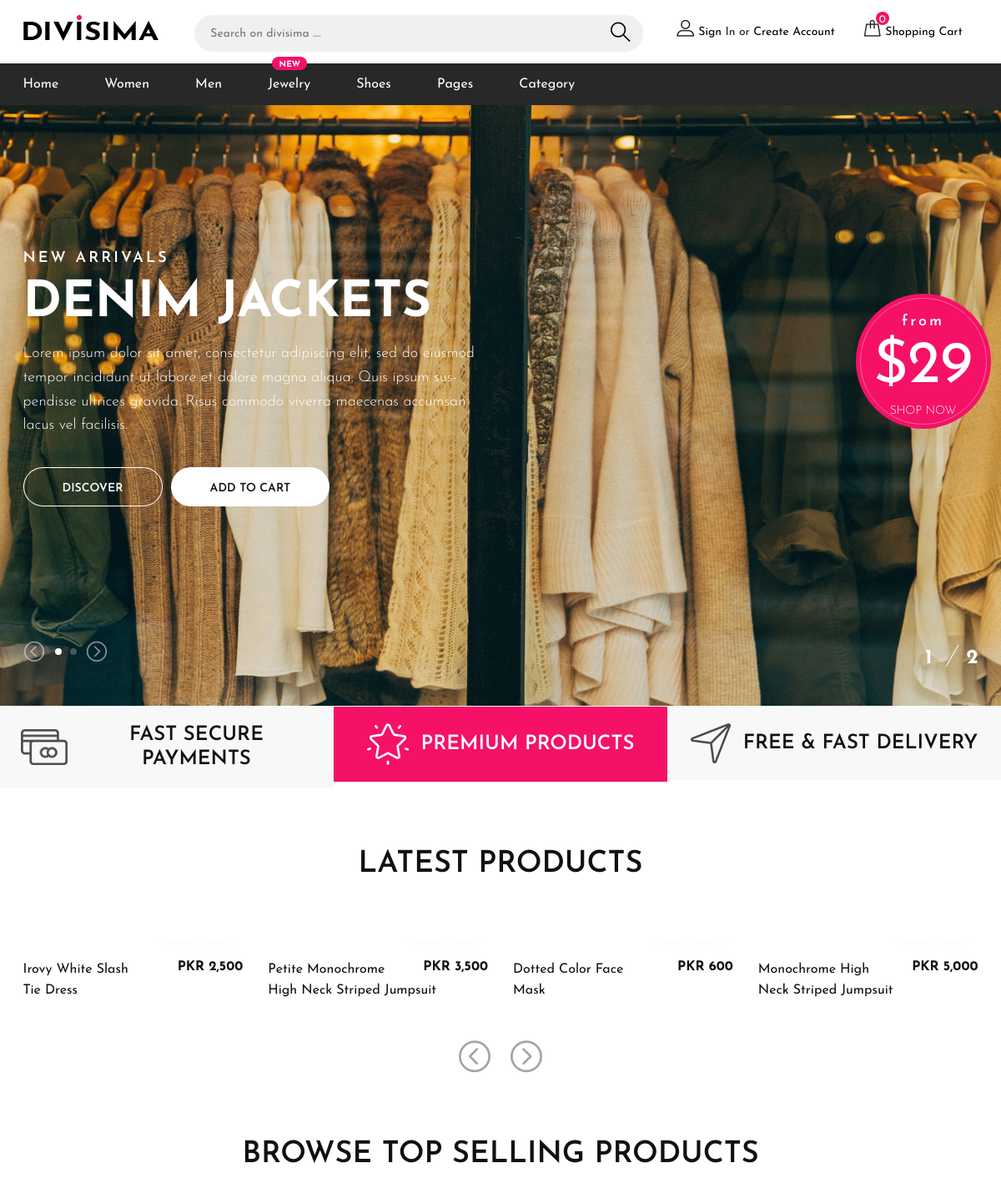
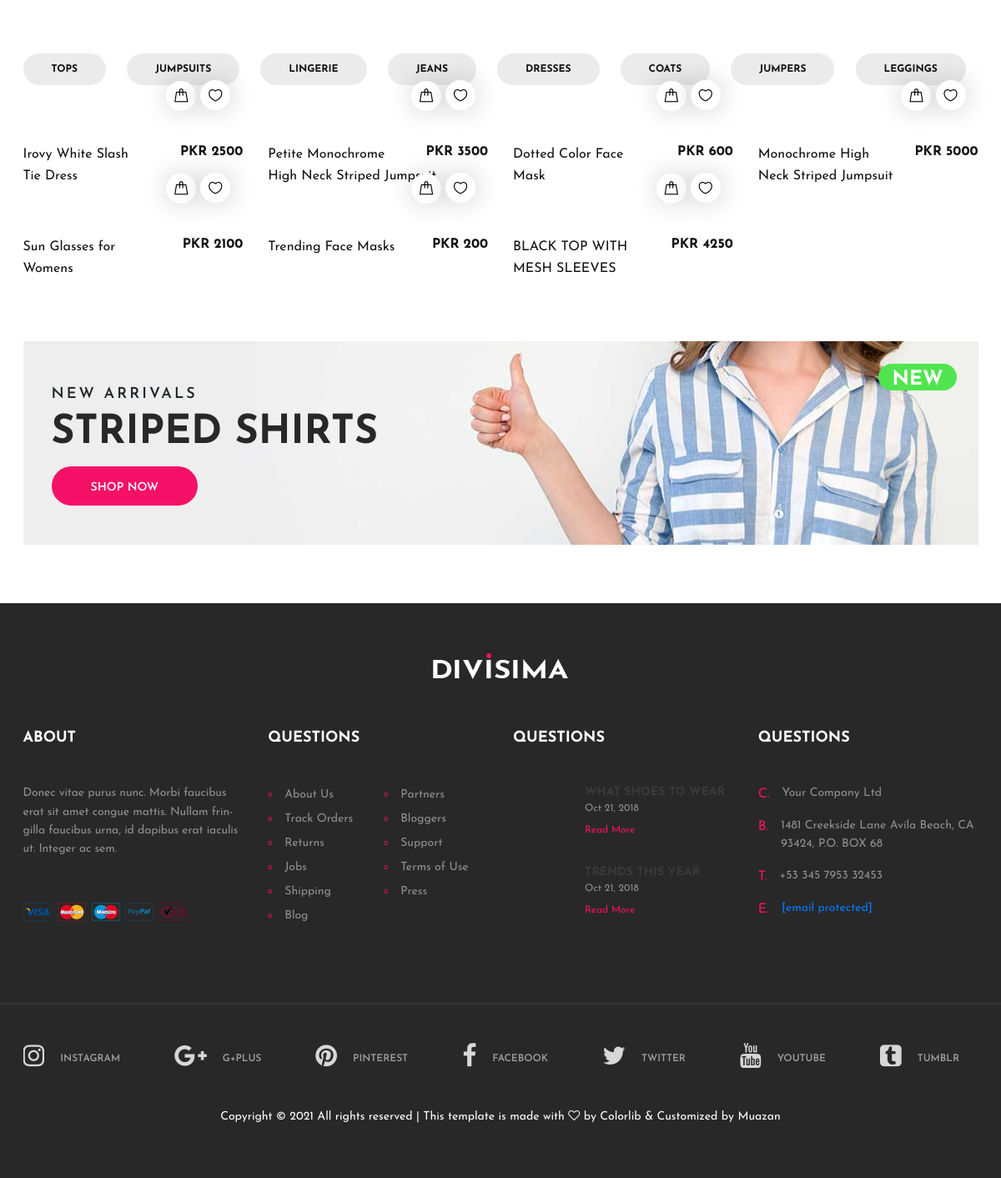
/d/index.php, run on the app's committed database (2 pictures, top to bottom).
### tables this page shows
CREATE TABLE `products` (
  `id` int(11) NOT NULL,
  `name` varchar(200) DEFAULT NULL,
  `code` varchar(50) DEFAULT NULL,
  `description` varchar(1000) DEFAULT NULL,
  `stock` int(11) DEFAULT NULL,
  `buyprice` int(11) DEFAULT NULL,
  `saleprice` int(11) DEFAULT NULL,
  `category` int(11) DEFAULT NULL,
  `cpstatus` int(11) DEFAULT 1,
  `createDT` timestamp NOT NULL DEFAULT current_timestamp() ON UPDATE current_timestamp(),
  `createby` int(11) DEFAULT NULL,
  `image` varchar(1000) DEFAULT NULL
);

### d/main.php (called while the page is built, shortened)
<?php
class avada
{
    function connection()
    {
        $connect = mysqli_connect('localhost','root','','divisma');
        return $connect;
    }
    function getproducts()
    {
        $sql = "SELECT * FROM products";
        $query = mysqli_query($this->connection(),$sql);
        return $query;
    }
}
$avada = new avada;

### d/index.php (the view, shortened to what this page needs)
<?php include('header.php');
?>
<section class="hero-section">
  <div class="hero-slider owl-carousel">
    <div class="hs-item set-bg" data-setbg="img/cg.jpg">
      <div class="container">
        <div class="row">
          <div class="col-xl-6 col-lg-7 text-white">
            <span>New Arrivals</span>
            <h2>denim jackets</h2>
            <p>Lorem ipsum dolor sit amet, consectetur adipiscing elit, sed do eiusmod tempor incididunt ut labore et dolore magna aliqua. Quis ipsum sus-pendisse ultrices gravida. Risus commodo viverra maecenas accumsan lacus vel facilisis. </p>
            <a href="#" class="site-btn sb-line">DISCOVER</a>
            <a href="#" class="site-btn sb-white">ADD TO CART</a>
          </div>
        </div>
        <div class="offer-card text-white">
          <span>from</span>
          <h2>$29</h2>
          <p>SHOP NOW</p>
        </div>
      </div>
    </div>
  </div>
  <div class="container">
    <div class="slide-num-holder" id="snh-1"></div>
  </div>
</section>
<section class="features-section">
  <div class="container-fluid">
    <div class="row">
      <div class="col-md-4 p-0 feature">
        <div class="feature-inner">
          <div class="feature-icon">
            <img src="img/1.png" alt="#">
          </div>
          <h2>Fast Secure Payments</h2>
        </div>
      </div>
      <div class="col-md-4 p-0 feature">
        <div class="feature-inner">
          <div class="feature-icon">
            <img src="img/2.png" alt="#">
          </div>
          <h2>Premium Products</h2>
        </div>
      </div>
      <div class="col-md-4 p-0 feature">
        <div class="feature-inner">
          <div class="feature-icon">
            <img src="img/3.png" alt="#">
          </div>
          <h2>Free & fast Delivery</h2>
        </div>
      </div>
    </div>
  </div>
</section>
<section class="top-letest-product-section">
  <div class="container">
    <div class="section-title">
      <h2>LATEST PRODUCTS</h2>
    </div>
    <div class="product-slider owl-carousel">
      <?php
      foreach ($avada->getproducts() as $pro) {
        $img = json_decode($pro['image']);
        echo ('<div class="product-item">
        <div class="pi-pic">
          <img src="../admin/uploads/products/' . $img[0] . '" alt="">
          <div class="pi-links">
            <a href="#" class="add-card"><i class="flaticon-bag"></i><span>ADD TO CART</span></a>
            <a href="#" class="wishlist-btn"><i class="flaticon-heart"></i></a>
          </div>
        </div>
        <div class="pi-text">
          <h6>PKR ' . number_format($pro['saleprice']) . '</h6>
          <a href="product.php?gpid='. $pro['id'].'"><p>'. $pro['name'].'</p></a>
        </div>
      </div>');
      }
      ?>
    </div>
  </div>
</section>
<section class="product-filter-section">
  <div class="container">
    <div class="section-title">
      <h2>BROWSE TOP SELLING PRODUCTS</h2>
    </div>
    <ul class="product-filter-menu">
      <li><a href="#">TOPS</a></li>
      <li><a href="#">JUMPSUITS</a></li>
      <li><a href="#">LINGERIE</a></li>
      <li><a href="#">JEANS</a></li>
      <li><a href="#">DRESSES</a></li>
      <li><a href="#">COATS</a></li>
      <li><a href="#">JUMPERS</a></li>
      <li><a href="#">LEGGINGS</a></li>
    </ul>
    <div class="row">
        <?php
            foreach($avada->getproducts() as $pro)
            {
                $img = json_decode($pro['image']);
        echo ('
      <div class="col-lg-3 col-sm-6">
        <div class="product-item">
          <div class="pi-pic">
            <img src="../admin/uploads/products/'.$img[0].'" alt="">
            <div class="pi-links">
              <a href="#" class="add-card"><i class="flaticon-bag"></i><span>ADD TO CART</span></a>
              <a href="#" class="wishlist-btn"><i class="flaticon-heart"></i></a>
            </div>
          </div>
          <div class="pi-text">
            <h6>PKR '.$pro['saleprice'].'</h6>
              <a href="product.php?gpid='. $pro['id'].'"><p>'. $pro['name'].'</p></a>
          </div>
        </div>
      </div>
');
                }
                ?>
    </div>
  </div>
</section>
<section class="banner-section">
  <div class="container">
    <div class="banner set-bg" data-setbg="img/banner-bg.jpg">
      <div class="tag-new">NEW</div>
      <span>New Arrivals</span>
      <h2>STRIPED SHIRTS</h2>
      <a href="#" class="site-btn">SHOP NOW</a>
    </div>
  </div>
</section>
<?php
include('footer.php');
?>

### d/header.php (shortened to what this page needs)
<?php include('main.php') ?>
<!DOCTYPE html>
<html lang="zxx">
<head>
  <link rel="stylesheet" href="css/bootstrap.min.css" />
  <link rel="stylesheet" href="css/font-awesome.min.css" />
  <link rel="stylesheet" href="css/flaticon.css" />
  <link rel="stylesheet" href="css/slicknav.min.css" />
  <link rel="stylesheet" href="css/jquery-ui.min.css" />
  <link rel="stylesheet" href="css/owl.carousel.min.css" />
  <link rel="stylesheet" href="css/animate.css" />
  <link rel="stylesheet" href="css/style.css" />
</head>
<body>
  <header class="header-section">
    <div class="header-top">
      <div class="container">
        <div class="row">
          <div class="col-lg-2 text-center text-lg-left">
            <a href="index.php" class="site-logo">
              <img src="img/logo.png" alt="">
            </a>
          </div>
          <div class="col-xl-6 col-lg-5">
            <form class="header-search-form">
              <input type="text" placeholder="Search on divisima ....">
              <button><i class="flaticon-search"></i></button>
            </form>
          </div>
          <div class="col-xl-4 col-lg-5">
            <div class="user-panel">
              <div class="up-item">
                <i class="flaticon-profile"></i>
                <a href="#">Sign</a> In or <a href="#">Create Account</a>
              </div>
              <div class="up-item">
                <div class="shopping-card">
                  <i class="flaticon-bag"></i>
                  <span>0</span>
                </div>
                <a href="#">Shopping Cart</a>
              </div>
            </div>
          </div>
        </div>
      </div>
    </div>
    <nav class="main-navbar">
      <div class="container">
        <ul class="main-menu">
          <li><a href="#">Home</a></li>
          <li><a href="#">Women</a>
          </li>
          <li><a href="#">Men</a>
          </li>
          <li><a href="#">Jewelry
              <span class="new">New</span>
            </a></li>
          <li><a href="#">Shoes</a>
          </li>
          <li><a href="#">Pages</a>
          </li>
          <li><a href="#">Category</a>
          </li>
        </ul>
      </div>
    </nav>
  </header>

### d/footer.php (shortened to what this page needs)
  <section class="footer-section">
    <div class="container">
      <div class="footer-logo text-center">
        <a href="index.php"><img src="img/logo-light.png" alt=""></a>
      </div>
      <div class="row">
        <div class="col-lg-3 col-sm-6">
          <div class="footer-widget about-widget">
            <h2>About</h2>
            <p>Donec vitae purus nunc. Morbi faucibus erat sit amet congue mattis. Nullam frin-gilla faucibus urna, id dapibus erat iaculis ut. Integer ac sem.</p>
            <img src="img/cards.png" alt="">
          </div>
        </div>
        <div class="col-lg-3 col-sm-6">
          <div class="footer-widget about-widget">
            <h2>Questions</h2>
            <ul>
              <li><a href="">About Us</a></li>
              <li><a href="">Track Orders</a></li>
              <li><a href="">Returns</a></li>
              <li><a href="">Jobs</a></li>
              <li><a href="">Shipping</a></li>
              <li><a href="">Blog</a></li>
            </ul>
            <ul>
              <li><a href="">Partners</a></li>
              <li><a href="">Bloggers</a></li>
              <li><a href="">Support</a></li>
              <li><a href="">Terms of Use</a></li>
              <li><a href="">Press</a></li>
            </ul>
          </div>
        </div>
        <div class="col-lg-3 col-sm-6">
          <div class="footer-widget about-widget">
            <h2>Questions</h2>
            <div class="fw-latest-post-widget">
              <div class="lp-item">
                <div class="lp-thumb set-bg" data-setbg="img/blog-thumbs/1.jpg"></div>
                <div class="lp-content">
                  <h6>what shoes to wear</h6>
                  <span>Oct 21, 2018</span>
                  <a href="#" class="readmore">Read More</a>
                </div>
              </div>
              <div class="lp-item">
                <div class="lp-thumb set-bg" data-setbg="img/blog-thumbs/2.jpg"></div>
                <div class="lp-content">
                  <h6>trends this year</h6>
                  <span>Oct 21, 2018</span>
                  <a href="#" class="readmore">Read More</a>
                </div>
              </div>
            </div>
          </div>
        </div>
        <div class="col-lg-3 col-sm-6">
          <div class="footer-widget contact-widget">
            <h2>Questions</h2>
            <div class="con-info">
              <span>C.</span>
              <p>Your Company Ltd </p>
            </div>
            <div class="con-info">
              <span>B.</span>
              <p>1481 Creekside Lane Avila Beach, CA 93424, P.O. BOX 68 </p>
            </div>
            <div class="con-info">
              <span>T.</span>
              <p>+53 345 7953 32453</p>
            </div>
            <div class="con-info">
              <span>E.</span>
              <p><a href="/cdn-cgi/l/email-protection" class="__cf_email__" data-cfemail="f29d94949b9197b28b9d8780979f939b9edc919d9f">[email&#160;protected]</a></p>
            </div>
          </div>
        </div>
      </div>
    </div>
    <div class="social-links-warp">
      <div class="container">
        <div class="social-links">
          <a href="" class="instagram"><i class="fa fa-instagram"></i><span>instagram</span></a>
          <a href="" class="google-plus"><i class="fa fa-google-plus"></i><span>g+plus</span></a>
          <a href="" class="pinterest"><i class="fa fa-pinterest"></i><span>pinterest</span></a>
          <a href="" class="facebook"><i class="fa fa-facebook"></i><span>facebook</span></a>
          <a href="" class="twitter"><i class="fa fa-twitter"></i><span>twitter</span></a>
          <a href="" class="youtube"><i class="fa fa-youtube"></i><span>youtube</span></a>
          <a href="" class="tumblr"><i class="fa fa-tumblr-square"></i><span>tumblr</span></a>
        </div>
        <p class="text-white text-center mt-5">Copyright &copy;<script data-cfasync="false" src="/cdn-cgi/scripts/5c5dd728/cloudflare-static/email-decode.min.js"></script>
           All rights reserved | This template is made with <i class="fa fa-heart-o" aria-hidden="true"></i> by <a href="#" target="_blank">Colorlib</a> & Customized by Muazan
        </p>
      </div>
    </div>
  </section>
</body>
</html>

### data on the page
products: saleprice "2,500", name "Irovy White Slash Tie Dress", saleprice "2500"
products: saleprice "3,500", name "Petite Monochrome High Neck Striped Jumpsuit", saleprice "3500"
products: saleprice "600", name "Dotted Color Face Mask"
products: saleprice "5,000", name "Monochrome High Neck Striped Jumpsuit", saleprice "5000"
products: saleprice "2100", name "Sun Glasses for Womens"
products: saleprice "200", name "Trending Face Masks"
products: saleprice "4250", name "BLACK TOP WITH MESH SLEEVES"
